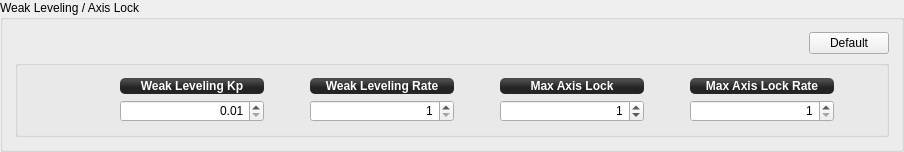
            <widget class="QGroupBox" name="groupBox_4">
             <property name="sizePolicy">
              <sizepolicy hsizetype="Preferred" vsizetype="Fixed">
               <horstretch>0</horstretch>
               <verstretch>0</verstretch>
              </sizepolicy>
             </property>
             <property name="minimumSize">
              <size>
               <width>0</width>
               <height>0</height>
              </size>
             </property>
             <property name="autoFillBackground">
              <bool>false</bool>
             </property>
             <property name="title">
              <string>Weak Leveling / Axis Lock</string>
             </property>
             <layout class="QGridLayout" name="gridLayout_5">
              <property name="leftMargin">
               <number>12</number>
              </property>
              <property name="topMargin">
               <number>12</number>
              </property>
              <property name="rightMargin">
               <number>12</number>
              </property>
              <property name="bottomMargin">
               <number>12</number>
              </property>
              <item row="0" column="0">
               <spacer name="horizontalSpacer_13">
                <property name="orientation">
                 <enum>Qt::Horizontal</enum>
                </property>
                <property name="sizeHint" stdset="0">
                 <size>
                  <width>632</width>
                  <height>20</height>
                 </size>
                </property>
               </spacer>
              </item>
              <item row="0" column="1">
               <widget class="QPushButton" name="pushButton_6">
                <property name="sizePolicy">
                 <sizepolicy hsizetype="Fixed" vsizetype="Fixed">
                  <horstretch>0</horstretch>
                  <verstretch>0</verstretch>
                 </sizepolicy>
                </property>
                <property name="minimumSize">
                 <size>
                  <width>0</width>
                  <height>0</height>
                 </size>
                </property>
                <property name="maximumSize">
                 <size>
                  <width>16777215</width>
                  <height>16777215</height>
                 </size>
                </property>
                <property name="toolTip">
                 <string>Reset all values to GCS defaults</string>
                </property>
                <property name="styleSheet">
                 <string notr="true"/>
                </property>
                <property name="text">
                 <string>Default</string>
                </property>
                <property name="objrelation" stdset="0">
                 <stringlist>
                  <string>objname:StabilizationSettings</string>
                  <string>button:default</string>
                  <string>buttongroup:10</string>
                 </stringlist>
                </property>
               </widget>
              </item>
              <item row="1" column="0" colspan="2">
               <widget class="QGroupBox" name="groupBox_1">
                <property name="flat">
                 <bool>true</bool>
                </property>
                <layout class="QGridLayout" name="gridLayout_4">
                 <property name="leftMargin">
                  <number>12</number>
                 </property>
                 <property name="topMargin">
                  <number>12</number>
                 </property>
                 <property name="rightMargin">
                  <number>12</number>
                 </property>
                 <property name="bottomMargin">
                  <number>12</number>
                 </property>
                 <item row="0" column="1">
                  <widget class="QLabel" name="label_50">
                   <property name="sizePolicy">
                    <sizepolicy hsizetype="Minimum" vsizetype="Fixed">
                     <horstretch>0</horstretch>
                     <verstretch>0</verstretch>
                    </sizepolicy>
                   </property>
                   <property name="minimumSize">
                    <size>
                     <width>144</width>
                     <height>16</height>
                    </size>
                   </property>
                   <property name="maximumSize">
                    <size>
                     <width>175</width>
                     <height>16777215</height>
                    </size>
                   </property>
                   <property name="font">
                    <font>
                     <weight>75</weight>
                     <bold>true</bold>
                    </font>
                   </property>
                   <property name="autoFillBackground">
                    <bool>false</bool>
                   </property>
                   <property name="styleSheet">
                    <string notr="true">background-color: qlineargradient(spread:reflect, x1:0.507, y1:0, x2:0.507, y2:0.772, stop:0.208955 rgba(74, 74, 74, 255), stop:0.78607 rgba(36, 36, 36, 255));
color: rgb(255, 255, 255);
border-radius: 5;</string>
                   </property>
                   <property name="text">
                    <string>Weak Leveling Kp</string>
                   </property>
                   <property name="alignment">
                    <set>Qt::AlignCenter</set>
                   </property>
                  </widget>
                 </item>
                 <item row="0" column="3">
                  <widget class="QLabel" name="label_49">
                   <property name="sizePolicy">
                    <sizepolicy hsizetype="MinimumExpanding" vsizetype="Fixed">
                     <horstretch>0</horstretch>
                     <verstretch>0</verstretch>
                    </sizepolicy>
                   </property>
                   <property name="minimumSize">
                    <size>
                     <width>144</width>
                     <height>16</height>
                    </size>
                   </property>
                   <property name="maximumSize">
                    <size>
                     <width>175</width>
                     <height>16777215</height>
                    </size>
                   </property>
                   <property name="font">
                    <font>
                     <weight>75</weight>
                     <bold>true</bold>
                    </font>
                   </property>
                   <property name="autoFillBackground">
                    <bool>false</bool>
                   </property>
                   <property name="styleSheet">
                    <string notr="true">background-color: qlineargradient(spread:reflect, x1:0.507, y1:0, x2:0.507, y2:0.772, stop:0.208955 rgba(74, 74, 74, 255), stop:0.78607 rgba(36, 36, 36, 255));
color: rgb(255, 255, 255);
border-radius: 5;</string>
                   </property>
                   <property name="text">
                    <string>Weak Leveling Rate</string>
                   </property>
                   <property name="alignment">
                    <set>Qt::AlignCenter</set>
                   </property>
                  </widget>
                 </item>
                 <item row="0" column="5">
                  <widget class="QLabel" name="label_51">
                   <property name="sizePolicy">
                    <sizepolicy hsizetype="MinimumExpanding" vsizetype="Fixed">
                     <horstretch>0</horstretch>
                     <verstretch>0</verstretch>
                    </sizepolicy>
                   </property>
                   <property name="minimumSize">
                    <size>
                     <width>144</width>
                     <height>16</height>
                    </size>
                   </property>
                   <property name="maximumSize">
                    <size>
                     <width>175</width>
                     <height>16777215</height>
                    </size>
                   </property>
                   <property name="font">
                    <font>
                     <weight>75</weight>
                     <bold>true</bold>
                    </font>
                   </property>
                   <property name="autoFillBackground">
                    <bool>false</bool>
                   </property>
                   <property name="styleSheet">
                    <string notr="true">background-color: qlineargradient(spread:reflect, x1:0.507, y1:0, x2:0.507, y2:0.772, stop:0.208955 rgba(74, 74, 74, 255), stop:0.78607 rgba(36, 36, 36, 255));
color: rgb(255, 255, 255);
border-radius: 5;</string>
                   </property>
                   <property name="text">
                    <string>Max Axis Lock</string>
                   </property>
                   <property name="alignment">
                    <set>Qt::AlignCenter</set>
                   </property>
                  </widget>
                 </item>
                 <item row="0" column="7">
                  <widget class="QLabel" name="label_52">
                   <property name="sizePolicy">
                    <sizepolicy hsizetype="MinimumExpanding" vsizetype="Fixed">
                     <horstretch>0</horstretch>
                     <verstretch>0</verstretch>
                    </sizepolicy>
                   </property>
                   <property name="minimumSize">
                    <size>
                     <width>144</width>
                     <height>16</height>
                    </size>
                   </property>
                   <property name="maximumSize">
                    <size>
                     <width>175</width>
                     <height>16777215</height>
                    </size>
                   </property>
                   <property name="font">
                    <font>
                     <weight>75</weight>
                     <bold>true</bold>
                    </font>
                   </property>
                   <property name="autoFillBackground">
                    <bool>false</bool>
                   </property>
                   <property name="styleSheet">
                    <string notr="true">background-color: qlineargradient(spread:reflect, x1:0.507, y1:0, x2:0.507, y2:0.772, stop:0.208955 rgba(74, 74, 74, 255), stop:0.78607 rgba(36, 36, 36, 255));
color: rgb(255, 255, 255);
border-radius: 5;</string>
                   </property>
                   <property name="text">
                    <string>Max Axis Lock Rate</string>
                   </property>
                   <property name="alignment">
                    <set>Qt::AlignCenter</set>
                   </property>
                  </widget>
                 </item>
                 <item row="1" column="0">
                  <spacer name="horizontalSpacer_18">
                   <property name="orientation">
                    <enum>Qt::Horizontal</enum>
                   </property>
                   <property name="sizeType">
                    <enum>QSizePolicy::Fixed</enum>
                   </property>
                   <property name="sizeHint" stdset="0">
                    <size>
                     <width>90</width>
                     <height>11</height>
                    </size>
                   </property>
                  </spacer>
                 </item>
                 <item row="1" column="1">
                  <widget class="QDoubleSpinBox" name="WeakLevelingKp">
                   <property name="sizePolicy">
                    <sizepolicy hsizetype="Preferred" vsizetype="Fixed">
                     <horstretch>0</horstretch>
                     <verstretch>0</verstretch>
                    </sizepolicy>
                   </property>
                   <property name="minimumSize">
                    <size>
                     <width>5</width>
                     <height>22</height>
                    </size>
                   </property>
                   <property name="maximumSize">
                    <size>
                     <width>175</width>
                     <height>22</height>
                    </size>
                   </property>
                   <property name="focusPolicy">
                    <enum>Qt::StrongFocus</enum>
                   </property>
                   <property name="toolTip">
                    <string/>
                   </property>
                   <property name="alignment">
                    <set>Qt::AlignRight|Qt::AlignTrailing|Qt::AlignVCenter</set>
                   </property>
                   <property name="decimals">
                    <number>2</number>
                   </property>
                   <property name="minimum">
                    <double>0.010000000000000</double>
                   </property>
                   <property name="maximum">
                    <double>360.000000000000000</double>
                   </property>
                   <property name="singleStep">
                    <double>0.010000000000000</double>
                   </property>
                   <property name="objrelation" stdset="0">
                    <stringlist>
                     <string>objname:StabilizationSettings</string>
                     <string>fieldname:WeakLevelingKp</string>
                     <string>haslimits:no</string>
                     <string>scale:1</string>
                     <string>buttongroup:10</string>
                    </stringlist>
                   </property>
                  </widget>
                 </item>
                 <item row="1" column="2">
                  <spacer name="horizontalSpacer_15">
                   <property name="orientation">
                    <enum>Qt::Horizontal</enum>
                   </property>
                   <property name="sizeHint" stdset="0">
                    <size>
                     <width>40</width>
                     <height>20</height>
                    </size>
                   </property>
                  </spacer>
                 </item>
                 <item row="1" column="3">
                  <widget class="QDoubleSpinBox" name="WeakLevelingRate">
                   <property name="sizePolicy">
                    <sizepolicy hsizetype="Preferred" vsizetype="Fixed">
                     <horstretch>0</horstretch>
                     <verstretch>0</verstretch>
                    </sizepolicy>
                   </property>
                   <property name="minimumSize">
                    <size>
                     <width>25</width>
                     <height>22</height>
                    </size>
                   </property>
                   <property name="maximumSize">
                    <size>
                     <width>175</width>
                     <height>22</height>
                    </size>
                   </property>
                   <property name="focusPolicy">
                    <enum>Qt::StrongFocus</enum>
                   </property>
                   <property name="toolTip">
                    <string/>
                   </property>
                   <property name="alignment">
                    <set>Qt::AlignRight|Qt::AlignTrailing|Qt::AlignVCenter</set>
                   </property>
                   <property name="decimals">
                    <number>0</number>
                   </property>
                   <property name="minimum">
                    <double>1.000000000000000</double>
                   </property>
                   <property name="maximum">
                    <double>360.000000000000000</double>
                   </property>
                   <property name="singleStep">
                    <double>1.000000000000000</double>
                   </property>
                   <property name="objrelation" stdset="0">
                    <stringlist>
                     <string>objname:StabilizationSettings</string>
                     <string>fieldname:MaxWeakLevelingRate</string>
                     <string>haslimits:no</string>
                     <string>scale:1</string>
                     <string>buttongroup:10</string>
                    </stringlist>
                   </property>
                  </widget>
                 </item>
                 <item row="1" column="4">
                  <spacer name="horizontalSpacer_17">
                   <property name="orientation">
                    <enum>Qt::Horizontal</enum>
                   </property>
                   <property name="sizeHint" stdset="0">
                    <size>
                     <width>40</width>
                     <height>20</height>
                    </size>
                   </property>
                  </spacer>
                 </item>
                 <item row="1" column="5">
                  <widget class="QDoubleSpinBox" name="MaAxisLock">
                   <property name="sizePolicy">
                    <sizepolicy hsizetype="Preferred" vsizetype="Fixed">
                     <horstretch>0</horstretch>
                     <verstretch>0</verstretch>
                    </sizepolicy>
                   </property>
                   <property name="minimumSize">
                    <size>
                     <width>25</width>
                     <height>22</height>
                    </size>
                   </property>
                   <property name="maximumSize">
                    <size>
                     <width>175</width>
                     <height>22</height>
                    </size>
                   </property>
                   <property name="focusPolicy">
                    <enum>Qt::StrongFocus</enum>
                   </property>
                   <property name="toolTip">
                    <string/>
                   </property>
                   <property name="alignment">
                    <set>Qt::AlignRight|Qt::AlignTrailing|Qt::AlignVCenter</set>
                   </property>
                   <property name="decimals">
                    <number>0</number>
                   </property>
                   <property name="minimum">
                    <double>0.000000000000000</double>
                   </property>
                   <property name="maximum">
                    <double>360.000000000000000</double>
                   </property>
                   <property name="singleStep">
                    <double>1.000000000000000</double>
                   </property>
                   <property name="value">
                    <double>1.000000000000000</double>
                   </property>
                   <property name="objrelation" stdset="0">
                    <stringlist>
                     <string>objname:StabilizationSettings</string>
                     <string>fieldname:MaxAxisLock</string>
                     <string>haslimits:no</string>
                     <string>scale:1</string>
                     <string>buttongroup:10</string>
                    </stringlist>
                   </property>
                  </widget>
                 </item>
                 <item row="1" column="6">
                  <spacer name="horizontalSpacer_19">
                   <property name="orientation">
                    <enum>Qt::Horizontal</enum>
                   </property>
                   <property name="sizeHint" stdset="0">
                    <size>
                     <width>40</width>
                     <height>20</height>
                    </size>
                   </property>
                  </spacer>
                 </item>
                 <item row="1" column="7">
                  <widget class="QDoubleSpinBox" name="MaxAxisLockRate">
                   <property name="sizePolicy">
                    <sizepolicy hsizetype="Preferred" vsizetype="Fixed">
                     <horstretch>0</horstretch>
                     <verstretch>0</verstretch>
                    </sizepolicy>
                   </property>
                   <property name="minimumSize">
                    <size>
                     <width>25</width>
                     <height>22</height>
                    </size>
                   </property>
                   <property name="maximumSize">
                    <size>
                     <width>175</width>
                     <height>22</height>
                    </size>
                   </property>
                   <property name="focusPolicy">
                    <enum>Qt::StrongFocus</enum>
                   </property>
                   <property name="toolTip">
                    <string/>
                   </property>
                   <property name="alignment">
                    <set>Qt::AlignRight|Qt::AlignTrailing|Qt::AlignVCenter</set>
                   </property>
                   <property name="decimals">
                    <number>0</number>
                   </property>
                   <property name="minimum">
                    <double>1.000000000000000</double>
                   </property>
                   <property name="maximum">
                    <double>360.000000000000000</double>
                   </property>
                   <property name="singleStep">
                    <double>1.000000000000000</double>
                   </property>
                   <property name="objrelation" stdset="0">
                    <stringlist>
                     <string>objname:StabilizationSettings</string>
                     <string>fieldname:MaxAxisLockRate</string>
                     <string>haslimits:no</string>
                     <string>scale:1</string>
                     <string>buttongroup:10</string>
                    </stringlist>
                   </property>
                  </widget>
                 </item>
                 <item row="1" column="8">
                  <spacer name="horizontalSpacer_12">
                   <property name="orientation">
                    <enum>Qt::Horizontal</enum>
                   </property>
                   <property name="sizeHint" stdset="0">
                    <size>
                     <width>40</width>
                     <height>20</height>
                    </size>
                   </property>
                  </spacer>
                 </item>
                </layout>
               </widget>
              </item>
             </layout>
            </widget>
